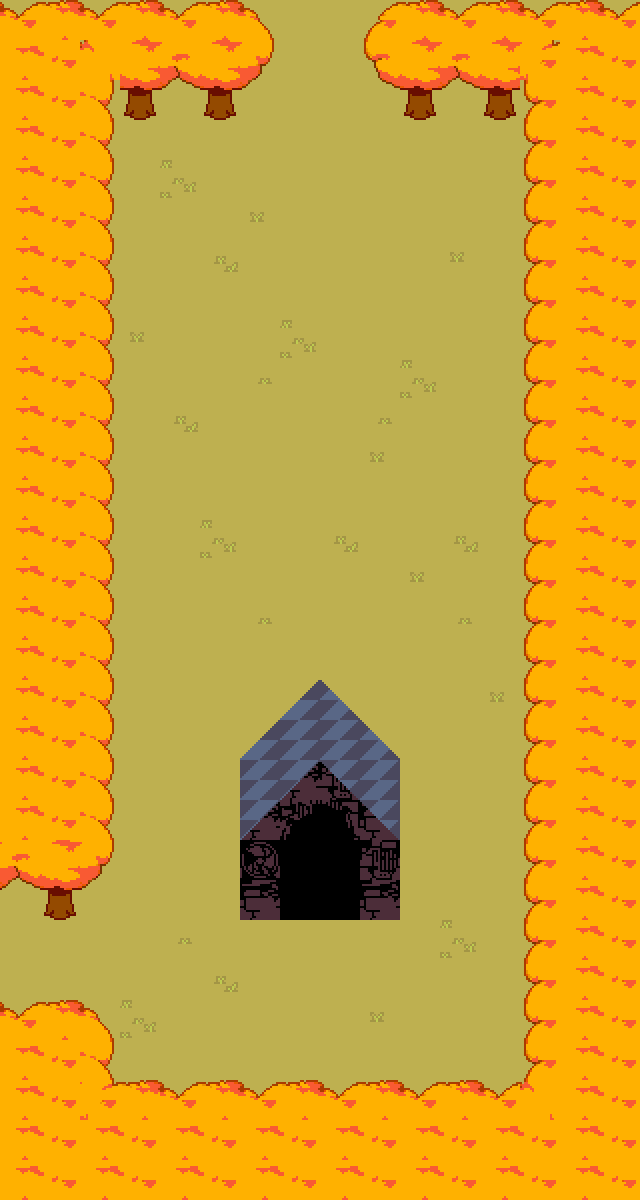

The image is a tile-based game level rendered from a .tmx file. Its description and complete source (layers, tilesets, objects, tile grids) follow:
An orthogonal 16x30 tile map with 40x40 px tiles, 3 tile layers (tiles, decal, trees), 5 tilesets and 18 objects (3x transition, warp1, shopExit, warp2, Script).

<map version="1.9" tiledversion="1.9.0" orientation="orthogonal" renderorder="right-down" width="16" height="30" tilewidth="40" tileheight="40" infinite="0" nextlayerid="7" nextobjectid="184">
 <editorsettings>
  <export target="bomb_entrance.lua" format="lua" />
 </editorsettings>
 <properties>
  <property name="border" value="leaves" />
  <property name="music" value="cemetary" />
 </properties>
 <tileset firstgid="1" source="../tilesets/towntiles.tsx" />
 <tileset firstgid="287" source="../tilesets/castle.tsx" />
 <tileset firstgid="347" source="../tilesets/basement1.tsx" />
 <tileset firstgid="399" source="../tilesets/basement2.tsx" />
 <tileset firstgid="415" source="../tilesets/schooltiles2.tsx" />
 <layer id="1" name="tiles" width="16" height="30">
  <data encoding="csv">
56,56,56,56,56,56,56,56,56,56,56,56,56,56,56,56,
56,56,56,56,56,56,56,56,56,56,56,56,56,56,56,56,
56,56,56,56,56,56,56,56,56,56,56,56,56,56,56,56,
56,56,56,56,56,56,56,56,56,56,56,56,56,56,56,56,
56,56,56,56,39,56,56,56,56,56,56,56,56,56,56,56,
56,56,56,56,56,56,40,56,56,56,56,56,56,56,56,56,
56,56,56,56,56,41,56,56,56,56,56,40,56,56,56,56,
56,56,56,56,56,56,56,56,56,56,56,56,56,56,56,56,
56,56,56,40,56,56,56,39,56,56,56,56,56,56,56,56,
56,56,56,56,56,56,42,56,56,56,39,56,56,56,56,56,
56,56,56,56,41,56,56,56,56,42,56,56,56,56,56,56,
56,56,56,56,56,56,56,56,56,40,56,56,56,56,56,56,
56,56,56,56,56,56,56,56,56,56,56,56,56,56,56,56,
56,56,56,56,56,39,56,56,41,56,56,41,56,56,56,56,
56,56,56,56,56,56,56,56,56,56,40,56,56,56,56,56,
56,56,56,56,56,56,42,56,56,56,56,42,56,56,56,56,
56,56,56,56,56,56,56,56,56,56,56,56,56,56,56,56,
56,56,56,56,56,56,56,56,56,56,56,56,40,56,56,56,
56,56,56,56,56,56,56,56,56,56,56,56,56,56,56,56,
56,56,56,56,56,56,397,395,398,398,56,56,56,56,56,56,
56,56,56,56,56,56,395,403,404,395,56,56,56,56,56,56,
56,56,56,56,56,56,396,405,406,398,56,56,56,56,56,56,
56,56,56,56,56,56,395,407,408,395,56,56,56,56,56,56,
56,56,56,56,42,56,56,56,56,56,56,39,56,56,56,56,
56,56,56,56,56,41,56,56,56,56,56,56,56,56,56,56,
56,56,56,39,56,56,56,56,56,40,56,56,56,56,56,56,
56,56,56,56,56,56,56,56,56,56,56,56,56,56,56,56,
56,56,56,56,56,56,56,56,56,56,56,56,56,56,56,56,
56,56,56,56,56,56,56,56,56,56,56,56,56,56,56,56,
56,56,56,56,56,56,56,56,56,56,56,56,56,56,56,56
</data>
 </layer>
 <layer id="2" name="decal" width="16" height="30">
  <data encoding="csv">
0,0,0,0,0,0,0,0,0,0,0,0,0,0,0,0,
0,0,0,0,0,0,0,0,0,0,0,0,0,0,0,0,
0,0,0,156,157,158,159,0,0,155,156,157,158,0,0,0,
0,0,0,0,0,0,0,0,0,0,0,0,0,0,0,0,
0,0,0,0,0,0,0,0,0,0,0,0,0,0,0,0,
0,0,0,0,0,0,0,0,0,0,0,0,0,0,0,0,
0,0,0,0,0,0,0,0,0,0,0,0,0,0,0,0,
0,0,0,0,0,0,0,0,0,0,0,0,0,0,0,0,
0,0,0,0,0,0,0,0,0,0,0,0,0,0,0,0,
0,0,0,0,0,0,0,0,0,0,0,0,0,0,0,0,
0,0,0,0,0,0,0,0,0,0,0,0,0,0,0,0,
0,0,0,0,0,0,0,0,0,0,0,0,0,0,0,0,
0,0,0,0,0,0,0,0,0,0,0,0,0,0,0,0,
0,0,0,0,0,0,0,0,0,0,0,0,0,0,0,0,
0,0,0,0,0,0,0,0,0,0,0,0,0,0,0,0,
0,0,0,0,0,0,0,0,0,0,0,0,0,0,0,0,
0,0,0,0,0,0,0,0,0,0,0,0,0,0,0,0,
0,0,0,0,0,0,0,0,0,0,0,0,0,0,0,0,
0,0,0,0,0,0,0,0,0,0,0,0,0,0,0,0,
0,0,0,0,0,0,0,0,0,0,0,0,0,0,0,0,
0,0,0,0,0,0,0,0,0,0,0,0,0,0,0,0,
146,147,148,0,0,0,0,0,0,0,0,0,0,0,0,0,
157,158,159,0,0,0,0,0,0,0,0,0,0,0,0,0,
0,0,0,0,0,0,0,0,0,0,0,0,0,0,0,0,
0,0,0,0,0,0,0,0,0,0,0,0,0,0,0,0,
0,0,0,0,0,0,0,0,0,0,0,0,0,0,0,0,
0,0,0,0,0,0,0,0,0,0,0,0,0,0,0,0,
0,0,0,0,0,0,0,0,0,0,0,0,0,0,0,0,
0,0,0,0,0,0,0,0,0,0,0,0,0,0,0,0,
0,0,0,0,0,0,0,0,0,0,0,0,0,0,0,0
</data>
 </layer>
 <objectgroup color="#0000ff" id="6" name="collision">
  <object id="165" x="240" y="760" width="40" height="160" />
  <object id="166" x="280" y="760" width="80" height="120" />
  <object id="167" x="360" y="760" width="40" height="160" />
  <object id="168" x="80" y="80" width="170" height="40" />
  <object id="169" x="0" y="120" width="100" height="800" />
  <object id="173" x="390" y="80" width="170" height="40" />
  <object id="174" x="540" y="120" width="100" height="1000" />
  <object id="175" x="100" y="1100" width="460" height="20" />
  <object id="176" x="390" y="0" width="50" height="80" />
  <object id="177" x="200" y="0" width="50" height="80" />
  <object id="180" x="0" y="1020" width="100" height="100" />
 </objectgroup>
 <objectgroup color="#7f00ff" id="5" name="markers">
  <object id="1" name="warp1" x="320" y="80">
   <point />
  </object>
  <object id="182" name="shopExit" x="30" y="970">
   <point />
  </object>
  <object id="183" name="warp2" x="320" y="950">
   <point />
  </object>
 </objectgroup>
 <objectgroup color="#ff00ff" id="4" name="objects">
  <object id="2" name="transition" x="240" y="-40" width="160" height="40">
   <properties>
    <property name="map" value="gamertimeforest" />
    <property name="marker" value="warp2" />
   </properties>
  </object>
  <object id="178" name="transition" x="280" y="880" width="80" height="40">
   <properties>
    <property name="map" value="bombs" />
    <property name="marker" value="warp1" />
   </properties>
  </object>
  <object id="179" name="Script" x="120" y="680" width="400" height="40">
   <properties>
    <property name="cutscene" value="gamertime.getbombs" />
    <property name="once" type="bool" value="true" />
   </properties>
  </object>
  <object id="181" name="transition" x="-40" y="920" width="40" height="100">
   <properties>
    <property name="marker" value="shopExit" />
    <property name="shop" value="dogshop" />
   </properties>
  </object>
 </objectgroup>
 <layer id="3" name="trees" width="16" height="30">
  <data encoding="csv">
135,134,135,134,135,136,137,0,0,133,134,135,134,135,134,135,
150,151,190,145,146,147,148,0,0,144,145,146,145,192,150,151,
150,151,95,0,0,0,0,0,0,0,0,0,0,149,150,151,
150,151,95,0,0,0,0,0,0,0,0,0,0,149,150,151,
150,151,95,0,0,0,0,0,0,0,0,0,0,149,150,151,
150,151,95,0,0,0,0,0,0,0,0,0,0,149,150,151,
150,151,95,0,0,0,0,0,0,0,0,0,0,149,150,151,
150,151,95,0,0,0,0,0,0,0,0,0,0,149,150,151,
150,151,95,0,0,0,0,0,0,0,0,0,0,149,150,151,
150,151,95,0,0,0,0,0,0,0,0,0,0,149,150,151,
150,151,95,0,0,0,0,0,0,0,0,0,0,149,150,151,
150,151,95,0,0,0,0,0,0,0,0,0,0,149,150,151,
150,151,95,0,0,0,0,0,0,0,0,0,0,149,150,151,
150,151,95,0,0,0,0,0,0,0,0,0,0,149,150,151,
150,151,95,0,0,0,0,0,0,0,0,0,0,149,150,151,
150,151,95,0,0,0,0,0,0,0,0,0,0,149,150,151,
150,151,95,0,0,0,0,0,0,0,0,0,0,149,150,151,
150,151,95,0,0,0,0,449,450,0,0,0,0,149,150,151,
150,151,95,0,0,0,449,433,433,450,0,0,0,149,150,151,
150,151,95,0,0,0,433,459,458,433,0,0,0,149,150,151,
150,151,95,0,0,0,459,0,0,458,0,0,0,149,150,151,
0,0,0,0,0,0,0,0,0,0,0,0,0,149,150,151,
0,0,0,0,0,0,0,0,0,0,0,0,0,149,150,151,
0,0,0,0,0,0,0,0,0,0,0,0,0,149,150,151,
0,0,0,0,0,0,0,0,0,0,0,0,0,149,150,151,
135,90,91,0,0,0,0,0,0,0,0,0,0,149,150,151,
150,151,95,0,0,0,0,0,0,0,0,0,0,149,150,151,
150,151,192,189,135,134,135,134,135,134,135,134,135,190,150,151,
150,151,150,151,150,151,150,151,150,151,150,151,150,151,150,151,
150,151,150,151,150,151,150,151,150,151,150,151,150,151,150,151
</data>
 </layer>
</map>
